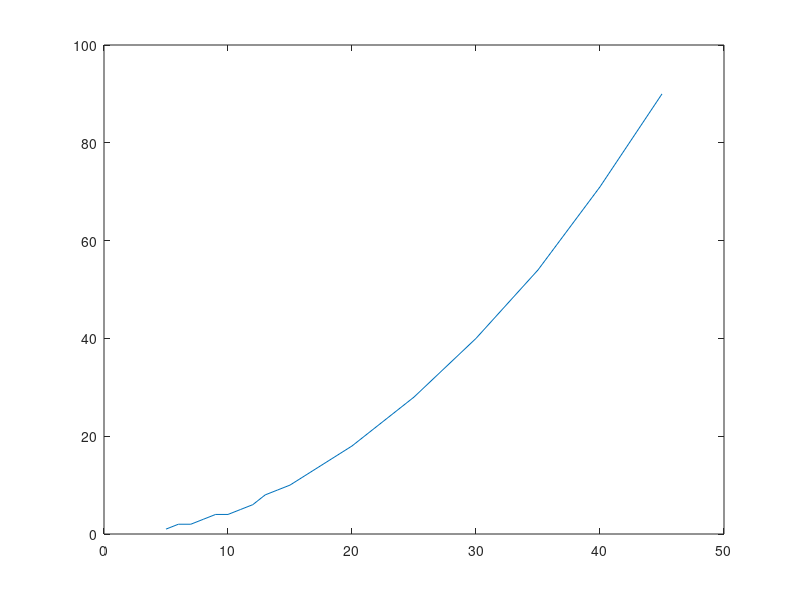

The MATLAB source for this figure: (Note: this script raises an error after producing the figure.)
%% Fs5
fwhm_vals = [5:15, 20,25,30,35,40,45];
plot(fwhm_vals, [1,2,2,3,4,4,5,6,8,9,10, 18,28,40,54,71,90])
hold on

srf = loadsrf('fs5', 'sphere');
fwhmconverts = zeros(1,length(fwhm_vals));
for I = 1:length(fwhm_vals)
    fwhm = fwhm_vals(I);
    fwhmconverts(I) = srf_fwhm2niters(fwhm, srf.lh, 1.478);
end
plot(fwhm_vals, fwhmconverts)

%% Fs6
fwhm_vals = 5:5:45;
plot(fwhm_vals, [4,18,40,71,111,160,218,285,360])
hold on

srf = loadsrf('fs6', 'sphere');
fwhmconverts = zeros(1,length(fwhm_vals));
for I = 1:length(fwhm_vals)
    fwhm = fwhm_vals(I);
    fwhmconverts(I) = srf_fwhm2niters(fwhm, srf.lh, 1.478);
end
plot(fwhm_vals, fwhmconverts)

%%
a = load('bert_thickness_vars.mat');
unsmoothed_data = bert_ic6_fwhm_0_thickness.data;
smoothed_data = bert_ic6_fwhm_40_thickness.data;
srf6sphere = loadsrf('fs6', 'sphere');
mysmoothed_data = smooth_surface(srf6sphere.lh, unsmoothed_data, 40);

%%
subplot(1,2,1)
srfplot(srf6sphere.lh, smoothed_data)
subplot(1,2,2)
srfplot(srf6sphere.lh, unsmoothed_data)

%%
bertsrf = loadsrf('bert', 'sphere.reg');
subplot(1,2,1)
srfplot(srf6sphere.lh, smoothed_data)
subplot(1,2,2)
srfplot(bertsrf.lh, a.bert_orig_thickness.data)
